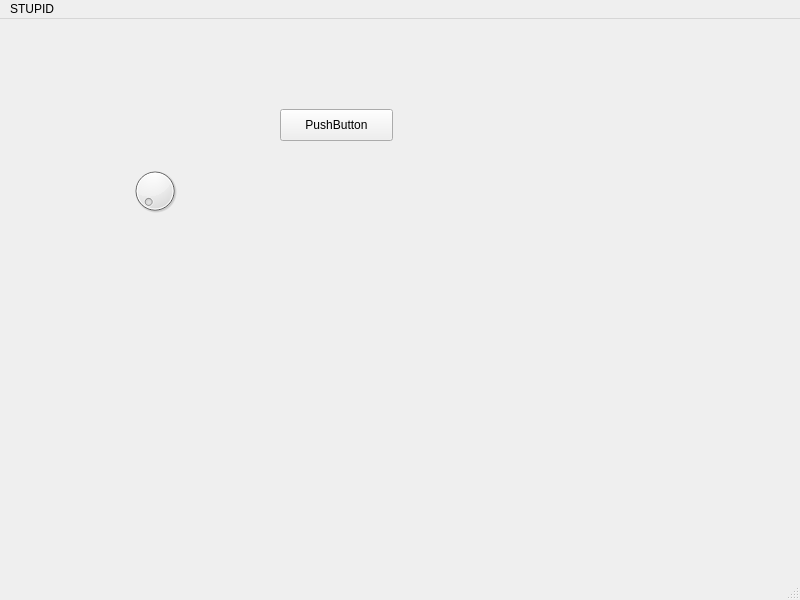
<?xml version="1.0" encoding="UTF-8"?>
<ui version="4.0">
 <class>MainWindow</class>
 <widget class="QMainWindow" name="MainWindow">
  <property name="geometry">
   <rect>
    <x>0</x>
    <y>0</y>
    <width>800</width>
    <height>600</height>
   </rect>
  </property>
  <property name="windowTitle">
   <string>MainWindow</string>
  </property>
  <widget class="QWidget" name="centralwidget">
   <widget class="QDial" name="dial">
    <property name="geometry">
     <rect>
      <x>130</x>
      <y>140</y>
      <width>50</width>
      <height>64</height>
     </rect>
    </property>
   </widget>
   <widget class="QPushButton" name="pushButton">
    <property name="geometry">
     <rect>
      <x>280</x>
      <y>90</y>
      <width>113</width>
      <height>32</height>
     </rect>
    </property>
    <property name="text">
     <string>PushButton</string>
    </property>
   </widget>
  </widget>
  <widget class="QMenuBar" name="menubar">
   <property name="geometry">
    <rect>
     <x>0</x>
     <y>0</y>
     <width>800</width>
     <height>43</height>
    </rect>
   </property>
   <widget class="QMenu" name="menuSTUPID">
    <property name="title">
     <string>STUPID</string>
    </property>
   </widget>
   <addaction name="menuSTUPID"/>
  </widget>
  <widget class="QStatusBar" name="statusbar"/>
 </widget>
 <resources/>
 <connections/>
</ui>
